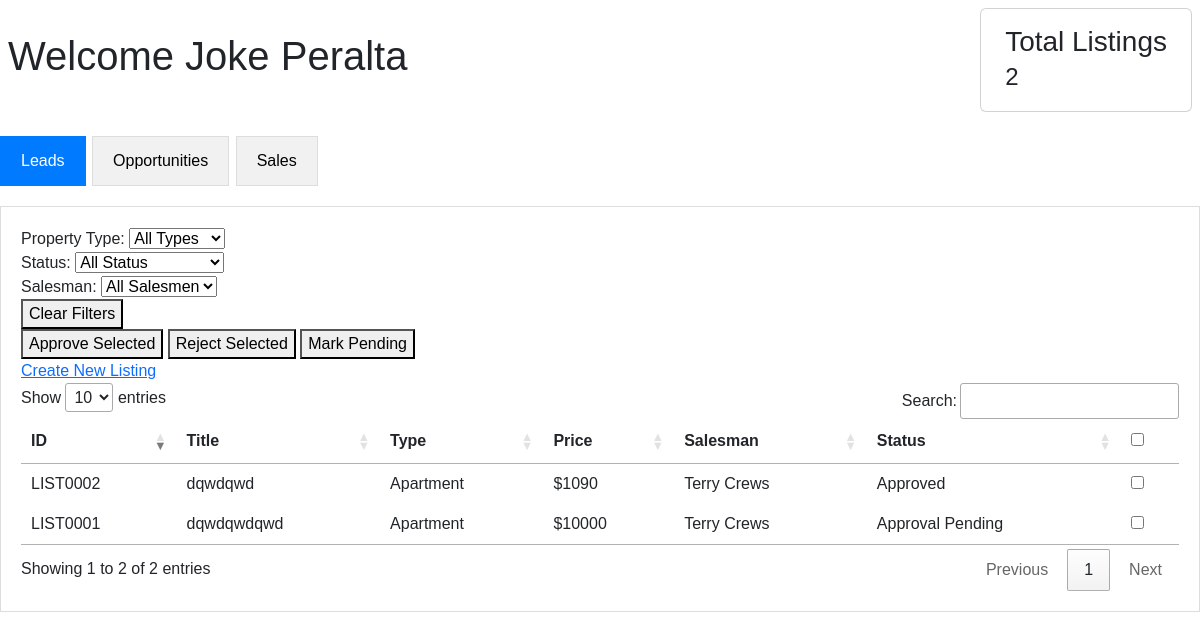
The app's page /dashboard/manager/ (signed in) with its own data.
### accounts/models.py (models this page shows, shortened)
class User(AbstractUser):
    class Role(models.TextChoices):
        CEO = "CEO", "CEO",
        MANAGER = "Manager", "Manager",
        SALESMAN = "Salesman", "Salesman"
    role = models.CharField(
        max_length=20,
        choices=Role.choices,
        default=Role.SALESMAN
    )
    branch = models.ForeignKey(
        'org.Branch',
        on_delete=models.SET_NULL,
        null=True,
        blank=True,
        related_name='users'
    )

### inventory/models.py (models this page shows, shortened)
class Listing(models.Model):
    class typeChoices(models.TextChoices):
        CONDO = "Condo", "Condo"
        VILLA = "Villa", "Villa"
        APARTMENT = "Apartment", "Apartment"
        PENTHOUSE = "Penthouse", "Penthouse"
        MANSION = "Mansion", "Mansion"
        WAREHOUSE = "Warehouse", "Warehouse"
        RETAIL_STORE = "Retail Store", "Retail Store"
        OFFICE_SPACE = "Office Space", "Office Space"
    class leadStatusChoices(models.TextChoices):
        PENDING = "Approval Pending", "Approval Pending"
        REJECTED = "Rejected", "Rejected"
        APPROVED = "Approved", "Approved"
    class oppStatusChoices(models.TextChoices):
        PROSPECTING = "Proespecting", "Prospecting"
        NEGOTIATING = "Negotiating", "Negotiating"
        PENDING = "Pending Approval", "Pending Approval"
        REJECTED = "Rejected", "Rejected"
        APPROVED = "Approved", "Approved"
    class saleStatusChoices(models.TextChoices):
        PROCESSING = "Processing", "Processing"
        CLOSED_WON = "Closed Won", "Closed Won"
        CLOSED_LOST = "Closed Lost", "Closed List"
    id = models.CharField(max_length=10, primary_key=True)
    branch  = models.ForeignKey(
        'org.Branch',
        on_delete=models.CASCADE,
        related_name='listings'
    )
    type = models.TextField(
        max_length=20,
        choices=typeChoices.choices,
        default=typeChoices.APARTMENT)
    proposed_price = models.DecimalField(max_digits=12, decimal_places=2)
    title = models.CharField(max_length=200)
    address = models.TextField()
    city = models.CharField(max_length=100)
    lead_status = models.TextField(
        max_length=30,
        choices=leadStatusChoices.choices,
        default=leadStatusChoices.PENDING
    )
    lead_approved_by = models.ForeignKey(
        'accounts.User',
        on_delete=models.SET_NULL,
        null=True,
        blank=True,
        related_name='approved_leads'
    )
    lead_approved_at = models.DateTimeField(null=True, blank=True)
    opp_status = models.TextField(
        max_length=30,
        choices=oppStatusChoices.choices,
        default=oppStatusChoices.PENDING
    )
    opp_approved_by = models.ForeignKey(
        'accounts.User',
        on_delete=models.SET_NULL,
        null=True,
        blank=True,
        related_name='approved_opportunities'
    )
    opp_approved_at = models.DateTimeField(null=True, blank=True)
    sale_status = models.TextField(
        max_length=30,
        choices=saleStatusChoices.choices,
        default=saleStatusChoices.PROCESSING
    )
    sale_closed_at = models.DateTimeField(null=True, blank=True)
    sale_price = models.DecimalField(max_digits=12, decimal_places=2, null=True, blank=True)
    created_at = models.DateTimeField(auto_now_add=True)
    updated_at = models.DateTimeField(auto_now=True)
    is_active = models.BooleanField(default=True)
    assigned_salesman = models.ForeignKey(
        'accounts.User',
        on_delete=models.SET_NULL,
        null=True,
        blank=True,
        related_name='assigned_salesmen',
        limit_choices_to={'role': 'Salesman'},
    )
    comments = models.TextField(null=True, max_length=100, blank=True)

### dashboards/views.py (the view, shortened to what this page needs)
# urls.py: path('manager/', views.manager_dashboard, name='manager_dashboard'),
@login_required
@user_passes_test(is_manager)
def manager_dashboard(request):
    listings = listings_visible_to(request.user)
    return render(request, 'dashboards/manager_dashboard.html', {'listings': listings})

### dashboards/views.py (called while the page is built)
def is_manager(user):
    return user.groups.filter(name='Manager').exists()

### inventory/views.py (called while the page is built)
def listings_visible_to(user):
    if user.role == 'Salesman':
        return Listing.objects.filter(
            branch=user.branch,
            assigned_salesman=user
        )
    elif user.role == 'Manager':
        return Listing.objects.filter(branch=user.branch)
    elif user.role == 'CEO':
        return Listing.objects.all()
    return Listing.objects.none()

### dashboards/templates/dashboards/manager_dashboard.html (shortened to what this page needs)
{% extends 'dashboards/base_dashboard.html' %}
{% block content %}
{{ block.super }}
<div id="leads" class="tabcontent" style="display: block;">
    <form method="post" id="batch-form">
        <div>
            <div>
                <label>Property Type:</label>
                <select id="typeFilter">
                    <option value="">All Types</option>
                </select>
            </div>
            <div>
                <label>Status:</label>
                <select id="statusFilter">
                    <option value="">All Status</option>
                </select>
            </div>
            <div>
                <label>Salesman:</label>
                <select id="salesmanFilter">
                    <option value="">All Salesmen</option>
                </select>
            </div>
            <div>
                <button id="clearFilters">Clear Filters</button>
            </div>
        </div>
        <div>
            <div>
                <button type="button" onclick="setAction('approve')">
                    Approve Selected
                </button>
                <button type="button" onclick="setAction('reject')">
                    Reject Selected
                </button>
                <button type="button" onclick="setAction('pending')">
                    Mark Pending
                </button>
                {% if perms.inventory.add_listing %}
                <div>
                    <a href="{% url 'inventory:listing_create_manager' %}">
                        Create New Listing
                    </a>
                </div>
                {% endif %}
            </div>
        </div>
        <div>
            {% if listings %}
            <table id="manager-leads-table">
                <thead>
                    <tr>
                        <th>ID</th>
                        <th>Title</th>
                        <th>Type</th>
                        <th>Price</th>
                        <th>Salesman</th>
                        <th>Status</th>
                        <th><input type="checkbox" id="select_all" onchange="toggleSelectAll(this)"> </th>
                    </tr>
                </thead>
                <tbody>
                    {% for listing in listings %}
                    <tr>
                        <td>{{ listing.id }}</td>
                        <td>{{ listing.title }}</td>
                        <td>{{ listing.get_type_display }}</td>
                        <td>${{ listing.proposed_price|floatformat:0 }}</td>
                        <td>{{ listing.assigned_salesman.get_full_name|default:listing.assigned_salesman.username|default:"—" }}</td>
                        <td>
                            <span>
                                {{ listing.get_lead_status_display }}
                            </span>
                        </td>
                        <td>
                            <input type="checkbox" name="listing_ids" value="{{ listing.id }}" class="listing-checkbox">
                        </td>
                    </tr>
                    {% endfor %}
                </tbody>
            </table>
            {% else %}
            <p>No listings found.</p>
            {% endif %}
        </div>
    </form>
</div>
{% endblock %}

### dashboards/templates/dashboards/base_dashboard.html (shortened to what this page needs)
{% extends 'base.html' %}
{% block content %}
<div class="d-flex align-items-center gap-4 mb-4">
    <h1 class="flex-grow-1 mb-0 ms-2">Welcome {{ user.get_full_name }}</h1>
    <div class="card flex-shrink-1 mt-2 me-2">
        <div class="card-body py-3 px-4">
            <h3 class="card-title mb-1">Total Listings</h3>
            <h4 class="mb-1">{{ listings|length }}</h4>
        </div>
    </div>
</div>
<div class="menu">
    <button class="tablinks" onClick="switchTab(event, 'leads')">Leads</button>
    <button class="tablinks" onClick="switchTab(event, 'opportunities')">Opportunities</button>
    <button class="tablinks" onClick="switchTab(event, 'sales')">Sales</button>
</div>
{% endblock %}

### templates/base.html (style rules this page uses)
.menu { margin: 20px 0; }
.tablinks { padding: 12px 20px; border: 1px solid #ddd; background: #f1f1f1; cursor: pointer; margin-right: 2px; }
.tablinks.active { background: #007bff; color: white; border-color: #007bff; }
.tabcontent { display: none; padding: 20px; border: 1px solid #ddd; margin-top: 10px; }

### records on screen
User: get_full_name "Joke Peralta"
Listing: id "LIST0001", title "dqwdqwdqwd", type "Apartment", proposed_price "10000", assigned_salesman.get_full_name "Terry Crews", lead_status "Approval Pending"
Listing: id "LIST0002", title "dqwdqwd", type "Apartment", proposed_price "1090", assigned_salesman.get_full_name "Terry Crews", lead_status "Approved"

### other values on screen
{{ listings|length }} "2"
